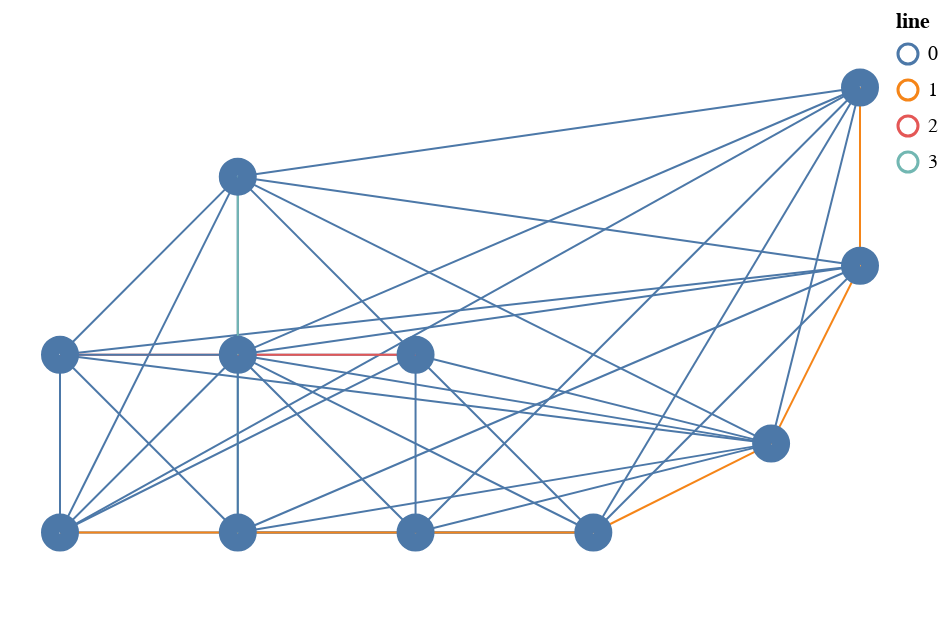

This figure's notebook cell:
### Code cell
viz("checkpoints\epoch=30-step=7688-v1.ckpt")

### Figure 1 — Vega-Lite specification as saved in the notebook (floating-point values rounded to 4 significant figures)
{"config": {"view": {"continuousWidth": 400, "continuousHeight": 300}}, "layer": [{"data": {"name": "data-630946692ca77ba610220c1666fc349c"}, "mark": {"type": "geoshape", "filled": false}, "encoding": {"color": {"field": "line", "type": "nominal"}, "size": {"field": "weight", "type": "quantitative"}}}, {"data": {"name": "data-7731f6354deb2228d357d0ead68fa8af"}, "mark": {"type": "geoshape", "filled": false, "strokeWidth": 10}}], "$schema": "https://vega.github.io/schema/vega-lite/v4.17.0.json", "datasets": {"data-630946692ca77ba610220c1666fc349c": [{"weight": 0.2001, "line": 0, "type": "Feature", "geometry": {"type": "LineString", "coordinates": [[0.0, 0.0], [9.0, 5.0]]}}, {"weight": 0.1982, "line": 0, "type": "Feature", "geometry": {"type": "LineString", "coordinates": [[0.0, 0.0], [0.0, 2.0]]}}, {"weight": 0.2, "line": 0, "type": "Feature", "geometry": {"type": "LineString", "coordinates": [[0.0, 0.0], [6.0, 0.0]]}}, {"weight": 0.3964, "line": 0, "type": "Feature", "geometry": {"type": "LineString", "coordinates": [[0.0, 0.0], [2.0, 2.0]]}}, {"weight": 0.2201, "line": 1, "type": "Feature", "geometry": {"type": "LineString", "coordinates": [[0.0, 0.0], [2.0, 0.0]]}}, {"weight": 0.2, "line": 0, "type": "Feature", "geometry": {"type": "LineString", "coordinates": [[0.0, 0.0], [4.0, 2.0]]}}, {"weight": 0.1092, "line": 0, "type": "Feature", "geometry": {"type": "LineString", "coordinates": [[0.0, 0.0], [2.0, 4.0]]}}, {"weight": 3.359, "line": 0, "type": "Feature", "geometry": {"type": "LineString", "coordinates": [[2.0, 0.0], [0.0, 2.0]]}}, {"weight": 3.688, "line": 0, "type": "Feature", "geometry": {"type": "LineString", "coordinates": [[2.0, 0.0], [6.0, 0.0]]}}, {"weight": 0.8446, "line": 1, "type": "Feature", "geometry": {"type": "LineString", "coordinates": [[2.0, 0.0], [4.0, 0.0]]}}, {"weight": 0.6523, "line": 0, "type": "Feature", "geometry": {"type": "LineString", "coordinates": [[2.0, 0.0], [8.0, 1.0]]}}, {"weight": 0.6093, "line": 0, "type": "Feature", "geometry": {"type": "LineString", "coordinates": [[2.0, 0.0], [9.0, 3.0]]}}, {"weight": 0.6586, "line": 3, "type": "Feature", "geometry": {"type": "LineString", "coordinates": [[2.0, 0.0], [2.0, 2.0]]}}, {"weight": 0.1407, "line": 0, "type": "Feature", "geometry": {"type": "LineString", "coordinates": [[2.0, 0.0], [2.0, 4.0]]}}, {"weight": 0.8026, "line": 0, "type": "Feature", "geometry": {"type": "LineString", "coordinates": [[4.0, 0.0], [8.0, 1.0]]}}, {"weight": 0.2894, "line": 1, "type": "Feature", "geometry": {"type": "LineString", "coordinates": [[4.0, 0.0], [6.0, 0.0]]}}, {"weight": 0.5399, "line": 0, "type": "Feature", "geometry": {"type": "LineString", "coordinates": [[4.0, 0.0], [9.0, 5.0]]}}, {"weight": 0.4922, "line": 0, "type": "Feature", "geometry": {"type": "LineString", "coordinates": [[4.0, 0.0], [2.0, 2.0]]}}, {"weight": 0.04428, "line": 0, "type": "Feature", "geometry": {"type": "LineString", "coordinates": [[4.0, 0.0], [4.0, 2.0]]}}, {"weight": 0.1218, "line": 0, "type": "Feature", "geometry": {"type": "LineString", "coordinates": [[6.0, 0.0], [2.0, 2.0]]}}, {"weight": 0.5218, "line": 1, "type": "Feature", "geometry": {"type": "LineString", "coordinates": [[6.0, 0.0], [8.0, 1.0]]}}, {"weight": 0.56, "line": 0, "type": "Feature", "geometry": {"type": "LineString", "coordinates": [[6.0, 0.0], [9.0, 3.0]]}}, {"weight": 0.9999, "line": 0, "type": "Feature", "geometry": {"type": "LineString", "coordinates": [[6.0, 0.0], [9.0, 5.0]]}}, {"weight": 0.2363, "line": 0, "type": "Feature", "geometry": {"type": "LineString", "coordinates": [[6.0, 0.0], [4.0, 2.0]]}}, {"weight": 0.2, "line": 1, "type": "Feature", "geometry": {"type": "LineString", "coordinates": [[8.0, 1.0], [9.0, 3.0]]}}, {"weight": 0.1857, "line": 0, "type": "Feature", "geometry": {"type": "LineString", "coordinates": [[8.0, 1.0], [4.0, 2.0]]}}, {"weight": 0.2002, "line": 0, "type": "Feature", "geometry": {"type": "LineString", "coordinates": [[8.0, 1.0], [9.0, 5.0]]}}, {"weight": 0.5886, "line": 0, "type": "Feature", "geometry": {"type": "LineString", "coordinates": [[8.0, 1.0], [0.0, 2.0]]}}, {"weight": 0.2009, "line": 0, "type": "Feature", "geometry": {"type": "LineString", "coordinates": [[8.0, 1.0], [2.0, 2.0]]}}, {"weight": 0.3282, "line": 0, "type": "Feature", "geometry": {"type": "LineString", "coordinates": [[8.0, 1.0], [2.0, 4.0]]}}, {"weight": 0.4061, "line": 1, "type": "Feature", "geometry": {"type": "LineString", "coordinates": [[9.0, 3.0], [9.0, 5.0]]}}, {"weight": 0.9971, "line": 0, "type": "Feature", "geometry": {"type": "LineString", "coordinates": [[9.0, 3.0], [0.0, 2.0]]}}, {"weight": 0.9987, "line": 0, "type": "Feature", "geometry": {"type": "LineString", "coordinates": [[9.0, 3.0], [2.0, 2.0]]}}, {"weight": 0.2081, "line": 0, "type": "Feature", "geometry": {"type": "LineString", "coordinates": [[9.0, 3.0], [2.0, 4.0]]}}, {"weight": 0.1965, "line": 0, "type": "Feature", "geometry": {"type": "LineString", "coordinates": [[9.0, 5.0], [2.0, 2.0]]}}, {"weight": 0.1392, "line": 0, "type": "Feature", "geometry": {"type": "LineString", "coordinates": [[9.0, 5.0], [2.0, 4.0]]}}, {"weight": 0.4553, "line": 2, "type": "Feature", "geometry": {"type": "LineString", "coordinates": [[0.0, 2.0], [2.0, 2.0]]}}, {"weight": 0.9999, "line": 0, "type": "Feature", "geometry": {"type": "LineString", "coordinates": [[0.0, 2.0], [4.0, 2.0]]}}, {"weight": 0.5045, "line": 0, "type": "Feature", "geometry": {"type": "LineString", "coordinates": [[0.0, 2.0], [2.0, 4.0]]}}, {"weight": 0.4931, "line": 2, "type": "Feature", "geometry": {"type": "LineString", "coordinates": [[2.0, 2.0], [4.0, 2.0]]}}, {"weight": 0.2539, "line": 3, "type": "Feature", "geometry": {"type": "LineString", "coordinates": [[2.0, 2.0], [2.0, 4.0]]}}, {"weight": 0.1996, "line": 0, "type": "Feature", "geometry": {"type": "LineString", "coordinates": [[4.0, 2.0], [2.0, 4.0]]}}], "data-7731f6354deb2228d357d0ead68fa8af": [{"contraction": {"7": {}, "8": {}}, "nodeID": 0, "type": "Feature", "geometry": {"type": "Point", "coordinates": [0.0, 0.0]}}, {"contraction": {"9": {}, "10": {}, "35": {}, "36": {}}, "nodeID": 1, "type": "Feature", "geometry": {"type": "Point", "coordinates": [2.0, 0.0]}}, {"contraction": {"11": {}, "12": {}}, "nodeID": 2, "type": "Feature", "geometry": {"type": "Point", "coordinates": [4.0, 0.0]}}, {"contraction": {"13": {}, "14": {}}, "nodeID": 3, "type": "Feature", "geometry": {"type": "Point", "coordinates": [6.0, 0.0]}}, {"contraction": {"15": {}, "16": {}}, "nodeID": 4, "type": "Feature", "geometry": {"type": "Point", "coordinates": [8.0, 1.0]}}, {"contraction": {"17": {}, "18": {}}, "nodeID": 5, "type": "Feature", "geometry": {"type": "Point", "coordinates": [9.0, 3.0]}}, {"contraction": {"19": {}, "20": {}}, "nodeID": 6, "type": "Feature", "geometry": {"type": "Point", "coordinates": [9.0, 5.0]}}, {"contraction": {"24": {}, "25": {}}, "nodeID": 7, "type": "Feature", "geometry": {"type": "Point", "coordinates": [0.0, 2.0]}}, {"contraction": {"26": {}, "27": {}, "33": {}, "34": {}}, "nodeID": 8, "type": "Feature", "geometry": {"type": "Point", "coordinates": [2.0, 2.0]}}, {"contraction": {"28": {}, "29": {}}, "nodeID": 9, "type": "Feature", "geometry": {"type": "Point", "coordinates": [4.0, 2.0]}}, {"contraction": {"31": {}, "32": {}}, "nodeID": 10, "type": "Feature", "geometry": {"type": "Point", "coordinates": [2.0, 4.0]}}]}}
